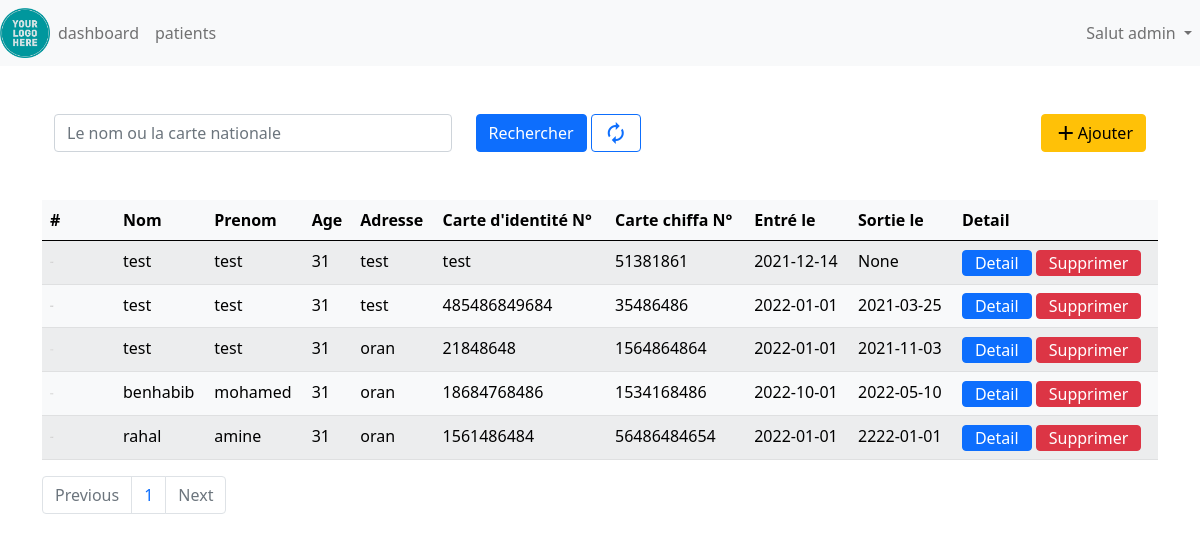
/patients?page_num=1 (signed in), run on an earlier commit of the app's database.
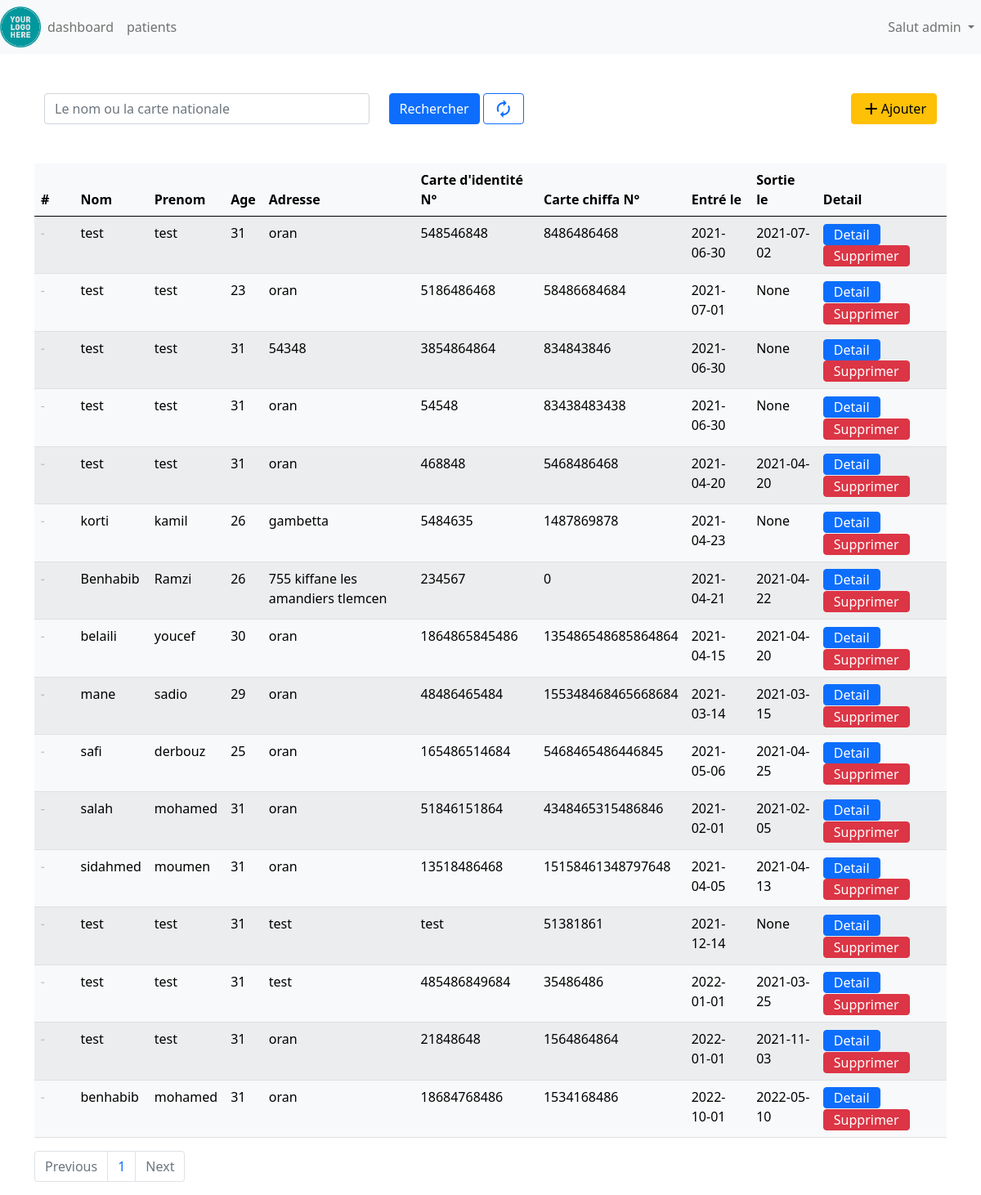
And on a later commit of the database.
### clinical/models.py (models this page shows)
class Patient(db.Model):
    id=db.Column(db.Integer(),primary_key=True)
    firstname=db.Column(db.String(length=30),nullable=False)
    lastname=db.Column(db.String(length=30),nullable=False)
    address=db.Column(db.String(length=30),nullable=False)
    age=db.Column(db.Integer(),nullable=False)
    phone=db.Column(db.String(length=15),nullable=False)
    identitynbr=db.Column(db.Integer(),nullable=False)
    chiffanbr=db.Column(db.Integer(),nullable=False)
    date_added=db.Column(db.DateTime, default=datetime.datetime.utcnow)
    entrydate=db.Column(db.Date())
    exitdate=db.Column(db.Date())
    surgeries=db.relationship('Surgery',backref='patient_surgery',cascade="all,delete",lazy=True)
    checkups=db.relationship('Checkup',backref='patient_checkup',cascade="all,delete",lazy=True)

### clinical/routes.py (the view)
@app.route('/patients',methods=['GET','POST'])
@login_required
def patients_page():
    if request.args.get("search"):
        patients=Patient.query.order_by(desc(Patient.id)).filter(or_(Patient.lastname == request.args.get("search"), Patient.identitynbr == request.args.get("search"))).paginate(per_page=20,page=int(request.args.get("page_num")),error_out=True)
    else:
        patients=Patient.query.order_by(desc(Patient.id)).paginate(per_page=20,page=int(request.args.get("page_num")),error_out=True)
    return render_template('patients.html',patients=patients)

### clinical/models.py (called while the page is built)
@login_manager.user_loader
def load_user(user_id):
    return Admin.query.get(int(user_id))

### clinical/templates/patients.html (shortened to what this page needs)
{% extends 'base.html' %}
{% block content%}
<div class="container">
{%with patients=patients%}
{% include 'listPatient.html' %}
{% endwith%}
{% endblock%}

### clinical/templates/listPatient.html (shortened to what this page needs)
<div class="container mt-5">
  <div class="d-flex justify-content-between my-5" >
  <div class="w-75 ">
  <form method="GET" action="{{url_for('patients_page')}}">
      <div class="row ">
        <div class="col">
          <input class="form-control   " name="search"  type="search" placeholder="Le nom ou la carte nationale">
        </div>
        <div class="col">
          <button class="btn btn-primary" type="submit">Rechercher</button>
          <a class="btn btn-outline-primary material-icons " href="{{url_for('patients_page',page_num=1)}}">
            </a>
        </div>
      </div>
  </form>
</div>
  <a class=" btn btn-warning d-flex justify-content-center align-content-between" style="max-height: 40px;" type="submit" href="{{url_for('register_page')}}">
    <i class="material-icons mr-1">add</i>
    <span>
      Ajouter
    </span></a>
</div>
</div>
<table class="table table-striped table-light">
    <thead>
      <tr>
        <th scope="col">#</th>
        <th scope="col">Nom</th>
        <th scope="col">Prenom</th>
        <th scope="col">Age</th>
        <th scope="col">Adresse</th>
        <th scope="col">Carte d'identité N°</th>
        <th scope="col">Carte chiffa N°</th>
        <th scope="col">Entré le</th>
        <th scope="col">Sortie le</th>
        <th scope="col">Detail</th>
      </tr>
    </thead>
    <tbody>
      {% for patient in patients.items%}
      <tr>
        <th  style="max-width: 70px;" ><img style="width:100%;"  src="../static/images/Heart-beat.gif" /></th>
        <td>{{patient.lastname}}</td>
        <td>{{patient.firstname}}</td>
        <td>{{patient.age}}</td>
        <td>{{patient.address}} </td>
        <td>{{patient.identitynbr}}</td>
        <td>{{patient.chiffanbr}}</td>
        <td>{{patient.entrydate}}</td>
        <td>{{patient.exitdate}}</td>
        <td>
                <a class="btn btn-primary py-0" href="{{url_for('patientShow',patient=patient.id)}}" role="button">Detail</a>
                <button class="btn btn-danger btn-info py-0" data-toggle="modal" data-target="#delete_patient"  onclick="deleteButtonClicked({{ patient.id}},'{{ patient.lastname }}')">Supprimer</button>
        </td>
      </tr>
      {% endfor%}
    </tbody>
  </table>
  <nav  aria-label="...">
    <ul class="pagination">
      <li class="page-item {%if not patients.has_prev%} disabled {% endif %}" >
        <a class="page-link" href="{{url_for('patients_page',page_num=patients.prev_num)}}">Previous</a>
      </li>
      {%for page in patients.iter_pages()%}
      {% if page %}
      <li class="page-item"><a class="page-link" href="{{url_for('patients_page',page_num=page)}}">{{page}}</a></li>
      {%else%}
      <li class="page-item active"><a class="page-link" href=""><span class="sr-only">(current)</span></a></li>
      {%endif%}
      {%endfor%}
      <li class="page-item {%if not patients.has_next%} disabled {% endif %}">
        <a class="page-link" href="{{url_for('patients_page',page_num=patients.next_num)}}">Next</a>
      </li>
    </ul>
  </nav>
</div>

What changed in the data, as far as the page shows it:
removed Patient: lastname "rahal", firstname "amine", age "31", address "oran", identitynbr "1561486484", chiffanbr "56486484654", entrydate "2022-01-01", exitdate "2222-01-01"
added Patient: lastname "test", firstname "test", age "31", address "oran", identitynbr "548546848", chiffanbr "8486486468", entrydate "2021-06-30", exitdate "2021-07-02"
added Patient: lastname "test", firstname "test", age "23", address "oran", identitynbr "5186486468", chiffanbr "58486684684", entrydate "2021-07-01", exitdate "None"
added Patient: lastname "test", firstname "test", age "31", address "54348", identitynbr "3854864864", chiffanbr "834843846", entrydate "2021-06-30", exitdate "None"
added Patient: lastname "test", firstname "test", age "31", address "oran", identitynbr "54548", chiffanbr "83438483438", entrydate "2021-06-30", exitdate "None"
added Patient: lastname "test", firstname "test", age "31", address "oran", identitynbr "468848", chiffanbr "5468486468", entrydate "2021-04-20", exitdate "2021-04-20"
added Patient: lastname "korti", firstname "kamil", age "26", address "gambetta", identitynbr "5484635", chiffanbr "1487869878", entrydate "2021-04-23", exitdate "None"
added Patient: lastname "Benhabib", firstname "Ramzi", age "26", address "755 kiffane les amandiers tlemcen", identitynbr "234567", chiffanbr "0", entrydate "2021-04-21", exitdate "2021-04-22"
added Patient: lastname "belaili", firstname "youcef", age "30", address "oran", identitynbr "1864865845486", chiffanbr "135486548685864864", entrydate "2021-04-15", exitdate "2021-04-20"
added Patient: lastname "mane", firstname "sadio", age "29", address "oran", identitynbr "48486465484", chiffanbr "155348468465668684", entrydate "2021-03-14", exitdate "2021-03-15"
added Patient: lastname "safi", firstname "derbouz", age "25", address "oran", identitynbr "165486514684", chiffanbr "5468465486446845", entrydate "2021-05-06", exitdate "2021-04-25"
added Patient: lastname "salah", firstname "mohamed", age "31", address "oran", identitynbr "51846151864", chiffanbr "4348465315486846", entrydate "2021-02-01", exitdate "2021-02-05"
added Patient: lastname "sidahmed", firstname "moumen", age "31", address "oran", identitynbr "13518486468", chiffanbr "15158461348797648", entrydate "2021-04-05", exitdate "2021-04-13"
